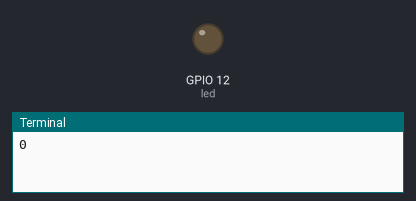
Simulated run of this program. Board: Raspberry Pi (BCM pin numbers). Shown: output pins drawn as LEDs (lit = HIGH), the last lines printed to the terminal.

Above: at 0.05 s.
At 2.5 s:
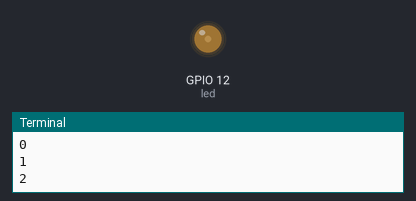
At 5.0 s:
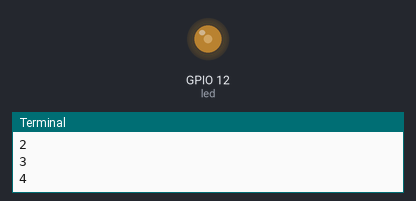
At 10.0 s:
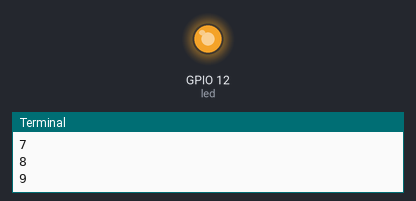
Timing chart, 0 to 13.0 s (numbered marks = the images above):
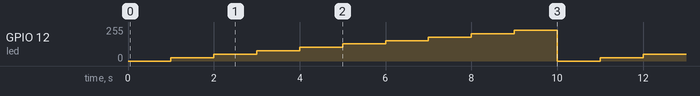

The program:

led4.py
```python
import RPi.GPIO as GPIO
import time

led=12
GPIO.setmode(GPIO.BCM)
GPIO.setup(led, GPIO.OUT)
# pwm = GPIO.PWM(led, 100)
# pwm.start(0)

try:
    pwm=GPIO.PWM(led, 100)
    pwm.start(0)
    while True:
        for i in range(10):
            pwm.ChangeDutyCycle(i*10)
            print(i)
            time.sleep(1)
except KeyboardInterrupt:
    print("끝")
finally:
    pwm.stop()
    GPIO.cleanup()
    #이세계아이돌 배경화면
```

Measured:
- by itself, GPIO 12 (led): repeats every 10.0 s: 51/255 1.0 s, 77/255 1.0 s, 102/255 1.0 s, 128/255 1.0 s, 153/255 1.0 s, 179/255 1.0 s, 204/255 1.0 s, 230/255 1.0 s, 0/255 1.0 s, 26/255 1.0 s
